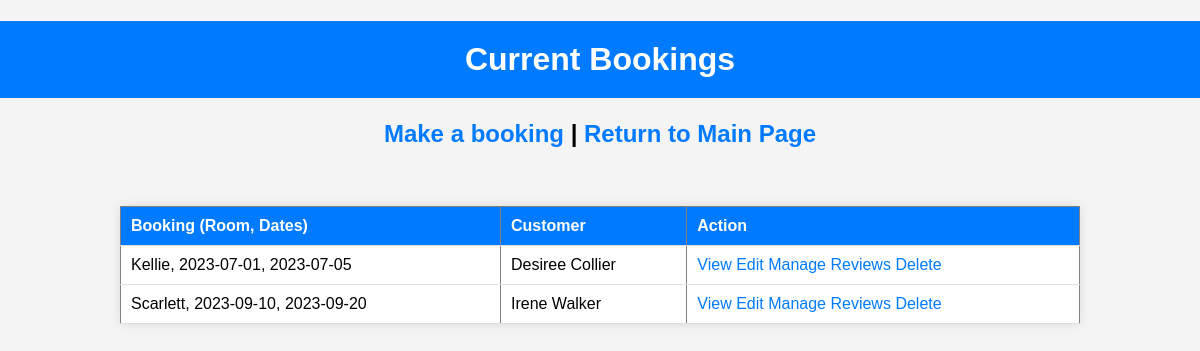
/listbookings.php, run on the app's committed database.
### tables this page shows
CREATE TABLE IF NOT EXISTS booking (
  bookingID int unsigned NOT NULL auto_increment,
  customerID int unsigned NOT NULL,
  roomID int unsigned NOT NULL,
  checkInDate date NOT NULL,
  checkOutDate date NOT NULL,
  contactNumber varchar(20) NOT NULL,
  bookingExtras text,
  PRIMARY KEY (bookingID),
  FOREIGN KEY (customerID) REFERENCES customer (customerID),
  FOREIGN KEY (roomID) REFERENCES room (roomID)
) AUTO_INCREMENT=1;

CREATE TABLE IF NOT EXISTS room (
  roomID int unsigned NOT NULL auto_increment,
  roomname varchar(100) NOT NULL,
  description text default NULL,
  roomtype character default 'D',
  beds int,
  PRIMARY KEY (roomID)
) AUTO_INCREMENT=1;

CREATE TABLE IF NOT EXISTS customer (
  customerID int unsigned NOT NULL auto_increment,
  firstname varchar(50) NOT NULL,
  lastname varchar(50) NOT NULL,
  email varchar(100) NOT NULL,
  password varchar(250) NOT NULL default '.',
  PRIMARY KEY (customerID)
) AUTO_INCREMENT=1;

### listbookings.php (the view, shortened to what this page needs)
<!DOCTYPE html>
<html lang="en">
<head>
</head>
<body>
    <?php
    $db_connection = mysqli_connect(DBHOST, DBUSER, DBPASSWORD, DBDATABASE);
    $query = 'SELECT b.bookingID, b.checkInDate, b.checkOutDate, r.roomname, c.firstname, c.lastname FROM Booking b
          INNER JOIN room r ON b.roomID = r.roomID
          INNER JOIN customer c ON b.customerID = c.customerID';
    $result = mysqli_query($db_connection, $query);
    $rowcount = mysqli_num_rows($result);
    ?>
    <div style="text-align: center;">
        <h1>Current Bookings</h1>
        <h2>
            <a href="booking.php">Make a booking</a> |
            <a href="index.php">Return to Main Page</a>
        </h2>
    </div>
    <br>
    <table border="1">
        <tr>
            <th>Booking (Room, Dates)</th>
            <th>Customer</th>
            <th>Action</th>
        </tr>
        <?php
        if ($rowcount > 0) {
            while ($row = mysqli_fetch_assoc($result)) {
                $bookingID = $row['bookingID'];
                $roomname = $row['roomname'];
                $checkInDate = $row['checkInDate'];
                $checkOutDate = $row['checkOutDate'];
                $customerName = $row['firstname'] . ' ' . $row['lastname'];
                echo '<tr>';
                echo '<td>' . $roomname . ', ' . $checkInDate . ', ' . $checkOutDate . '</td>';
                echo '<td>' . $customerName . '</td>';
                echo '<td>';
                echo '<a href="viewbookings.php?id=' . $bookingID . '">View</a> ';
                echo '<a href="editbooking.php?id=' . $bookingID . '">Edit</a> ';
                echo '<a href="' . $bookingID . '">Manage Reviews</a> ';
                echo '<a href="deletebookings.php?id=' . $bookingID . '">Delete</a> ';
                echo '</td>';
                echo '</tr>';
            }
        } else {
            echo '<tr><td colspan="3">No bookings found!</td></tr>';
        }
        ?>
    </table>
</body>
</html>

### listbookings.php (style rules this page uses)
body { font-family: Arial, sans-serif; background-color: #f4f4f4; margin: 0; padding: 0; }
h1 { background-color: #007BFF; color: white; padding: 20px; }
h2 { text-align: center; }
a { text-decoration: none; color: #007BFF; }
table { width: 80%; margin: 20px auto; border-collapse: collapse; box-shadow: 0 0 10px rgba(0, 0, 0, 0.1); background-color: white; }
th, td { padding: 10px; text-align: left; border-bottom: 1px solid #ddd; }
th { background-color: #007BFF; color: white; }

### data on the page
booking: roomID.roomname "Kellie", checkInDate "2023-07-01", checkOutDate "2023-07-05", customerID.lastname "Desiree Collier"
booking: roomID.roomname "Scarlett", checkInDate "2023-09-10", checkOutDate "2023-09-20", customerID.lastname "Irene Walker"
